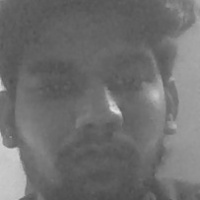
#> input picture data/user.1.0.jpg, 200 x 200 px, given in place of the camera
$ python collect_training_data.py 5
#> lines starting #> are read from the running program, lines starting #| are printed output that depends on the picture
import cv2
import os
import sys
import re

def save_name(user_id, name, file_path="names.txt"):
    """Save student name to file with roll number support"""
    # Extract roll number if provided in name format "Name [roll:123]"
    roll_match = re.search(r'\[roll:(.*?)\]', name)
    roll_number = ""
    if roll_match:
        roll_number = roll_match.group(1)
        name = name.split('[roll:')[0].strip()  # Remove roll number part from name

    existing_ids = set()
    existing_lines = []

    try:
        with open(file_path, "r") as f:
            for line in f:
                existing_lines.append(line.strip())
                parts = line.strip().split()
                if len(parts) >= 1:
                    existing_ids.add(int(parts[0]))
    except FileNotFoundError:
        pass

    if int(user_id) not in existing_ids:
        with open(file_path, "a") as f:
            if roll_number:
                f.write(f"{user_id} {name} [roll:{roll_number}] [email:]\n")
            else:
                f.write(f"{user_id} {name}\n")
        print(f"✅ Added name: {name} with ID: {user_id}")
    else:
        print(f"⚠️ ID {user_id} already exists in names.txt")

def main():
    print("📸 Face Data Collection Tool")
    print("----------------------------")

    # Load the face classifier
    face_cascade = cv2.CascadeClassifier(cv2.data.haarcascades + 'haarcascade_frontalface_default.xml')

    if face_cascade.empty():
        print("❌ Error: Could not load face cascade classifier")
        sys.exit(1)

    # Create a dataset directory if it doesn't exist
    data_path = "data/"
    if not os.path.exists(data_path):
        os.makedirs(data_path)
        print(f"✅ Created data directory: {data_path}")

    # Ask for user ID and name
    # Check if provided as command-line arguments
    if len(sys.argv) >= 3:
        try:
            user_id = int(sys.argv[1])
            name = " ".join(sys.argv[2:])
            save_name(user_id, name)
        except ValueError:
            print("❌ Error: User ID must be a number")
            sys.exit(1)
    else:
        try:
            user_id = int(input("Enter user ID (numeric): "))
#> the answer given: 3
            name = input("Enter name: ")
#> the answer given: data/user.1.0.jpg
            save_name(user_id, name)
#> (reads names.txt from the repository)
        except ValueError:
            print("❌ Error: User ID must be a number")
            sys.exit(1)

    print(f"👤 Collecting faces for ID: {user_id}, Name: {name}")
    print("🔍 Position your face in front of the camera")

    # Set max_images to 20 for consistency with script.py
    max_images = 20
    print(f"📊 Will capture {max_images} images automatically")
    print("⌨️ Press 'q' to quit early")

    # How many images to collect
    count = 0

    # Start capturing video
    cap = cv2.VideoCapture(0)

    if not cap.isOpened():
        print("❌ Error: Could not open camera.")
        sys.exit(1)

    # Wait a bit for camera to initialize
    for i in range(5, 0, -1):
        ret, frame = cap.read()
        if ret:
            cv2.putText(frame, f"Starting capture in {i}...", (50, 50),
                      cv2.FONT_HERSHEY_SIMPLEX, 1, (0, 255, 0), 2)
            cv2.imshow("Face Capture", frame)
            cv2.waitKey(1000)  # Wait 1 second between countdown
#> this loop made 5 passes
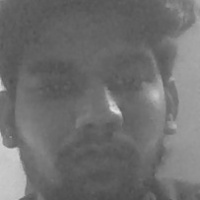
#> input picture data/user.1.0.jpg, 200 x 200 px, given in place of the camera
#> pass 1, in main, `cv2.imshow("Face Capture", frame)`:
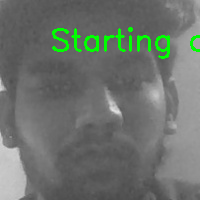
#> window 'Face Capture': shape (200, 200, 3); mean B, G, R 107.9, 114.3, 107.9

    while count < max_images:
        ret, frame = cap.read()
#> frame is the input picture: shape (200, 200, 3); min 75, max 225, mean 110.6

        if not ret or frame is None:
            print("⚠️ Could not read frame from camera. Retrying...")
            continue  # Skip this iteration and try again

        # Convert to grayscale for face detection
        gray = cv2.cvtColor(frame, cv2.COLOR_BGR2GRAY)
        faces = face_cascade.detectMultiScale(gray, scaleFactor=1.1, minNeighbors=5)
#> faces = ()

        # Draw rectangle around face and add text
        cv2.putText(frame, f"Capturing: {count}/{max_images}", (10, 30),
                  cv2.FONT_HERSHEY_SIMPLEX, 0.7, (0, 255, 0), 2)

        if len(faces) == 0:
            cv2.putText(frame, "No face detected!", (10, 60),
                      cv2.FONT_HERSHEY_SIMPLEX, 0.7, (0, 0, 255), 2)
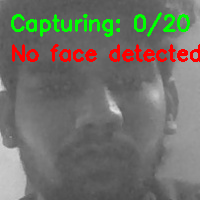
#> frame: shape (200, 200, 3); mean B, G, R 103.9, 111.9, 112.2
        else:
            for (x, y, w, h) in faces:
                # Draw a rectangle around the face
                cv2.rectangle(frame, (x, y), (x+w, y+h), (0, 255, 0), 2)

                # Only proceed if face meets minimum size requirements
                if w >= 100 and h >= 100:  # Minimum face size check
                    count += 1

                    # Extract the face region and resize to standard size
                    face = gray[y:y+h, x:x+w]
                    face_resized = cv2.resize(face, (200, 200))

                    # Save the face images in the dataset folder
                    # Format: user.{id}.{count}.jpg to match expectations in classifier.py
                    file_name = f"{data_path}user.{user_id}.{count}.jpg"
                    cv2.imwrite(file_name, face_resized)

                    cv2.putText(frame, f"Saving {count}/{max_images}", (x, y-10),
                              cv2.FONT_HERSHEY_SIMPLEX, 0.6, (0, 255, 0), 2)

                    # Add a small delay to ensure diverse face images
                    cv2.waitKey(200)
                else:
                    cv2.putText(frame, "Move closer!", (x, y-10),
                              cv2.FONT_HERSHEY_SIMPLEX, 0.6, (0, 0, 255), 2)

                # Only capture one face at a time
                break

        cv2.imshow("Face Capture", frame)

        # Check for 'q' key press or if we've captured enough images
        key = cv2.waitKey(100) & 0xFF
#> (key q is pressed here)
        if key == ord('q'):
            break

        if count >= max_images:
            # Show completion message for a moment
            cv2.putText(frame, "Capture complete!", (50, 50),
                      cv2.FONT_HERSHEY_SIMPLEX, 1, (0, 255, 0), 2)
            cv2.imshow("Face Capture", frame)
            cv2.waitKey(1000)
            break

    cap.release()
    cv2.destroyAllWindows()

    print(f"✅ Completed! {count} images saved in {data_path} for user ID {user_id}.")
    print("ℹ️ Next step: Run the classifier training to update the model.")

    # Ask if user wants to train the classifier now
    if count > 0:
        try:
            response = input("Do you want to train the classifier now? (y/n): ").lower()
            if response == 'y' or response == 'yes':
                print("🧠 Training classifier...")
                import subprocess
                subprocess.run([sys.executable, "classifier.py"])
        except Exception as e:
            print(f"❌ Error running classifier: {e}")

if __name__ == "__main__":
    main()
